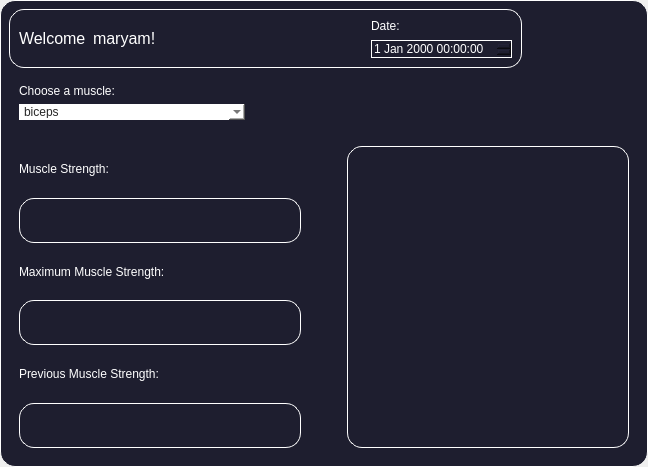
<?xml version="1.0" encoding="UTF-8"?>
<ui version="4.0">
 <class>Infopage</class>
 <widget class="QMainWindow" name="Infopage">
  <property name="geometry">
   <rect>
    <x>0</x>
    <y>0</y>
    <width>648</width>
    <height>467</height>
   </rect>
  </property>
  <property name="windowTitle">
   <string>MainWindow</string>
  </property>
  <widget class="QWidget" name="centralwidget">
   <property name="palette">
    <palette>
     <active>
      <colorrole role="WindowText">
       <brush brushstyle="SolidPattern">
        <color alpha="255">
         <red>255</red>
         <green>255</green>
         <blue>255</blue>
        </color>
       </brush>
      </colorrole>
      <colorrole role="Button">
       <brush brushstyle="SolidPattern">
        <color alpha="255">
         <red>30</red>
         <green>30</green>
         <blue>47</blue>
        </color>
       </brush>
      </colorrole>
      <colorrole role="Text">
       <brush brushstyle="SolidPattern">
        <color alpha="255">
         <red>255</red>
         <green>255</green>
         <blue>255</blue>
        </color>
       </brush>
      </colorrole>
      <colorrole role="ButtonText">
       <brush brushstyle="SolidPattern">
        <color alpha="255">
         <red>255</red>
         <green>255</green>
         <blue>255</blue>
        </color>
       </brush>
      </colorrole>
      <colorrole role="Base">
       <brush brushstyle="SolidPattern">
        <color alpha="255">
         <red>30</red>
         <green>30</green>
         <blue>47</blue>
        </color>
       </brush>
      </colorrole>
      <colorrole role="Window">
       <brush brushstyle="SolidPattern">
        <color alpha="255">
         <red>30</red>
         <green>30</green>
         <blue>47</blue>
        </color>
       </brush>
      </colorrole>
      <colorrole role="PlaceholderText">
       <brush brushstyle="SolidPattern">
        <color alpha="128">
         <red>255</red>
         <green>255</green>
         <blue>255</blue>
        </color>
       </brush>
      </colorrole>
     </active>
     <inactive>
      <colorrole role="WindowText">
       <brush brushstyle="SolidPattern">
        <color alpha="255">
         <red>255</red>
         <green>255</green>
         <blue>255</blue>
        </color>
       </brush>
      </colorrole>
      <colorrole role="Button">
       <brush brushstyle="SolidPattern">
        <color alpha="255">
         <red>30</red>
         <green>30</green>
         <blue>47</blue>
        </color>
       </brush>
      </colorrole>
      <colorrole role="Text">
       <brush brushstyle="SolidPattern">
        <color alpha="255">
         <red>255</red>
         <green>255</green>
         <blue>255</blue>
        </color>
       </brush>
      </colorrole>
      <colorrole role="ButtonText">
       <brush brushstyle="SolidPattern">
        <color alpha="255">
         <red>255</red>
         <green>255</green>
         <blue>255</blue>
        </color>
       </brush>
      </colorrole>
      <colorrole role="Base">
       <brush brushstyle="SolidPattern">
        <color alpha="255">
         <red>30</red>
         <green>30</green>
         <blue>47</blue>
        </color>
       </brush>
      </colorrole>
      <colorrole role="Window">
       <brush brushstyle="SolidPattern">
        <color alpha="255">
         <red>30</red>
         <green>30</green>
         <blue>47</blue>
        </color>
       </brush>
      </colorrole>
      <colorrole role="PlaceholderText">
       <brush brushstyle="SolidPattern">
        <color alpha="128">
         <red>255</red>
         <green>255</green>
         <blue>255</blue>
        </color>
       </brush>
      </colorrole>
     </inactive>
     <disabled>
      <colorrole role="WindowText">
       <brush brushstyle="SolidPattern">
        <color alpha="255">
         <red>255</red>
         <green>255</green>
         <blue>255</blue>
        </color>
       </brush>
      </colorrole>
      <colorrole role="Button">
       <brush brushstyle="SolidPattern">
        <color alpha="255">
         <red>30</red>
         <green>30</green>
         <blue>47</blue>
        </color>
       </brush>
      </colorrole>
      <colorrole role="Text">
       <brush brushstyle="SolidPattern">
        <color alpha="255">
         <red>255</red>
         <green>255</green>
         <blue>255</blue>
        </color>
       </brush>
      </colorrole>
      <colorrole role="ButtonText">
       <brush brushstyle="SolidPattern">
        <color alpha="255">
         <red>255</red>
         <green>255</green>
         <blue>255</blue>
        </color>
       </brush>
      </colorrole>
      <colorrole role="Base">
       <brush brushstyle="SolidPattern">
        <color alpha="255">
         <red>30</red>
         <green>30</green>
         <blue>47</blue>
        </color>
       </brush>
      </colorrole>
      <colorrole role="Window">
       <brush brushstyle="SolidPattern">
        <color alpha="255">
         <red>30</red>
         <green>30</green>
         <blue>47</blue>
        </color>
       </brush>
      </colorrole>
      <colorrole role="PlaceholderText">
       <brush brushstyle="SolidPattern">
        <color alpha="128">
         <red>0</red>
         <green>0</green>
         <blue>0</blue>
        </color>
       </brush>
      </colorrole>
     </disabled>
    </palette>
   </property>
   <property name="styleSheet">
    <string notr="true">background-color: #1e1e2f;
border: 1.2px solid #ffffff;
border-style: outset;
border-radius: 15px;
color:#ffffff;
</string>
   </property>
   <layout class="QGridLayout" name="gridLayout">
    <item row="0" column="0">
     <layout class="QVBoxLayout" name="verticalLayout">
      <item>
       <widget class="QGroupBox" name="welcomebox">
        <property name="sizePolicy">
         <sizepolicy hsizetype="Preferred" vsizetype="Fixed">
          <horstretch>0</horstretch>
          <verstretch>0</verstretch>
         </sizepolicy>
        </property>
        <property name="minimumSize">
         <size>
          <width>500</width>
          <height>131</height>
         </size>
        </property>
        <property name="maximumSize">
         <size>
          <width>16777215</width>
          <height>200</height>
         </size>
        </property>
        <layout class="QHBoxLayout" name="welcome_horizontalLayout">
         <property name="spacing">
          <number>7</number>
         </property>
         <property name="sizeConstraint">
          <enum>QLayout::SetFixedSize</enum>
         </property>
         <item>
          <widget class="QLabel" name="welcome_label">
           <property name="font">
            <font>
             <pointsize>12</pointsize>
            </font>
           </property>
           <property name="styleSheet">
            <string notr="true">border:none;</string>
           </property>
           <property name="text">
            <string>Welcome</string>
           </property>
          </widget>
         </item>
         <item>
          <widget class="QLabel" name="welcome_name_label">
           <property name="font">
            <font>
             <pointsize>12</pointsize>
            </font>
           </property>
           <property name="styleSheet">
            <string notr="true">border:none;</string>
           </property>
           <property name="text">
            <string>maryam!                                               </string>
           </property>
          </widget>
         </item>
         <item>
          <layout class="QVBoxLayout" name="date_verticalLayout">
           <item>
            <widget class="QLabel" name="date_label">
             <property name="styleSheet">
              <string notr="true">border:none;</string>
             </property>
             <property name="text">
              <string>Date:</string>
             </property>
            </widget>
           </item>
           <item>
            <widget class="QDateTimeEdit" name="dateTimeEdit"/>
           </item>
          </layout>
         </item>
        </layout>
       </widget>
      </item>
      <item>
       <widget class="QGroupBox" name="musclebox">
        <property name="sizePolicy">
         <sizepolicy hsizetype="Preferred" vsizetype="Fixed">
          <horstretch>0</horstretch>
          <verstretch>0</verstretch>
         </sizepolicy>
        </property>
        <property name="maximumSize">
         <size>
          <width>16777215</width>
          <height>16777215</height>
         </size>
        </property>
        <property name="styleSheet">
         <string notr="true">border:none;</string>
        </property>
        <layout class="QHBoxLayout" name="horizontalLayout_3">
         <property name="sizeConstraint">
          <enum>QLayout::SetMinimumSize</enum>
         </property>
         <item>
          <layout class="QVBoxLayout" name="muscle_choice_layout">
           <item>
            <widget class="QLabel" name="choose_muscle_label">
             <property name="palette">
              <palette>
               <active>
                <colorrole role="WindowText">
                 <brush brushstyle="SolidPattern">
                  <color alpha="255">
                   <red>255</red>
                   <green>255</green>
                   <blue>255</blue>
                  </color>
                 </brush>
                </colorrole>
                <colorrole role="Button">
                 <brush brushstyle="SolidPattern">
                  <color alpha="255">
                   <red>30</red>
                   <green>30</green>
                   <blue>47</blue>
                  </color>
                 </brush>
                </colorrole>
                <colorrole role="Light">
                 <brush brushstyle="SolidPattern">
                  <color alpha="255">
                   <red>255</red>
                   <green>255</green>
                   <blue>255</blue>
                  </color>
                 </brush>
                </colorrole>
                <colorrole role="Midlight">
                 <brush brushstyle="SolidPattern">
                  <color alpha="255">
                   <red>255</red>
                   <green>255</green>
                   <blue>255</blue>
                  </color>
                 </brush>
                </colorrole>
                <colorrole role="Dark">
                 <brush brushstyle="SolidPattern">
                  <color alpha="255">
                   <red>127</red>
                   <green>127</green>
                   <blue>127</blue>
                  </color>
                 </brush>
                </colorrole>
                <colorrole role="Mid">
                 <brush brushstyle="SolidPattern">
                  <color alpha="255">
                   <red>170</red>
                   <green>170</green>
                   <blue>170</blue>
                  </color>
                 </brush>
                </colorrole>
                <colorrole role="Text">
                 <brush brushstyle="SolidPattern">
                  <color alpha="255">
                   <red>255</red>
                   <green>255</green>
                   <blue>255</blue>
                  </color>
                 </brush>
                </colorrole>
                <colorrole role="BrightText">
                 <brush brushstyle="SolidPattern">
                  <color alpha="255">
                   <red>255</red>
                   <green>255</green>
                   <blue>255</blue>
                  </color>
                 </brush>
                </colorrole>
                <colorrole role="ButtonText">
                 <brush brushstyle="SolidPattern">
                  <color alpha="255">
                   <red>255</red>
                   <green>255</green>
                   <blue>255</blue>
                  </color>
                 </brush>
                </colorrole>
                <colorrole role="Base">
                 <brush brushstyle="SolidPattern">
                  <color alpha="255">
                   <red>30</red>
                   <green>30</green>
                   <blue>47</blue>
                  </color>
                 </brush>
                </colorrole>
                <colorrole role="Window">
                 <brush brushstyle="SolidPattern">
                  <color alpha="255">
                   <red>30</red>
                   <green>30</green>
                   <blue>47</blue>
                  </color>
                 </brush>
                </colorrole>
                <colorrole role="Shadow">
                 <brush brushstyle="SolidPattern">
                  <color alpha="255">
                   <red>0</red>
                   <green>0</green>
                   <blue>0</blue>
                  </color>
                 </brush>
                </colorrole>
                <colorrole role="AlternateBase">
                 <brush brushstyle="SolidPattern">
                  <color alpha="255">
                   <red>255</red>
                   <green>255</green>
                   <blue>255</blue>
                  </color>
                 </brush>
                </colorrole>
                <colorrole role="ToolTipBase">
                 <brush brushstyle="SolidPattern">
                  <color alpha="255">
                   <red>255</red>
                   <green>255</green>
                   <blue>220</blue>
                  </color>
                 </brush>
                </colorrole>
                <colorrole role="ToolTipText">
                 <brush brushstyle="SolidPattern">
                  <color alpha="255">
                   <red>0</red>
                   <green>0</green>
                   <blue>0</blue>
                  </color>
                 </brush>
                </colorrole>
                <colorrole role="PlaceholderText">
                 <brush brushstyle="SolidPattern">
                  <color alpha="128">
                   <red>0</red>
                   <green>0</green>
                   <blue>0</blue>
                  </color>
                 </brush>
                </colorrole>
               </active>
               <inactive>
                <colorrole role="WindowText">
                 <brush brushstyle="SolidPattern">
                  <color alpha="255">
                   <red>255</red>
                   <green>255</green>
                   <blue>255</blue>
                  </color>
                 </brush>
                </colorrole>
                <colorrole role="Button">
                 <brush brushstyle="SolidPattern">
                  <color alpha="255">
                   <red>30</red>
                   <green>30</green>
                   <blue>47</blue>
                  </color>
                 </brush>
                </colorrole>
                <colorrole role="Light">
                 <brush brushstyle="SolidPattern">
                  <color alpha="255">
                   <red>255</red>
                   <green>255</green>
                   <blue>255</blue>
                  </color>
                 </brush>
                </colorrole>
                <colorrole role="Midlight">
                 <brush brushstyle="SolidPattern">
                  <color alpha="255">
                   <red>255</red>
                   <green>255</green>
                   <blue>255</blue>
                  </color>
                 </brush>
                </colorrole>
                <colorrole role="Dark">
                 <brush brushstyle="SolidPattern">
                  <color alpha="255">
                   <red>127</red>
                   <green>127</green>
                   <blue>127</blue>
                  </color>
                 </brush>
                </colorrole>
                <colorrole role="Mid">
                 <brush brushstyle="SolidPattern">
                  <color alpha="255">
                   <red>170</red>
                   <green>170</green>
                   <blue>170</blue>
                  </color>
                 </brush>
                </colorrole>
                <colorrole role="Text">
                 <brush brushstyle="SolidPattern">
                  <color alpha="255">
                   <red>255</red>
                   <green>255</green>
                   <blue>255</blue>
                  </color>
                 </brush>
                </colorrole>
                <colorrole role="BrightText">
                 <brush brushstyle="SolidPattern">
                  <color alpha="255">
                   <red>255</red>
                   <green>255</green>
                   <blue>255</blue>
                  </color>
                 </brush>
                </colorrole>
                <colorrole role="ButtonText">
                 <brush brushstyle="SolidPattern">
                  <color alpha="255">
                   <red>255</red>
                   <green>255</green>
                   <blue>255</blue>
                  </color>
                 </brush>
                </colorrole>
                <colorrole role="Base">
                 <brush brushstyle="SolidPattern">
                  <color alpha="255">
                   <red>30</red>
                   <green>30</green>
                   <blue>47</blue>
                  </color>
                 </brush>
                </colorrole>
                <colorrole role="Window">
                 <brush brushstyle="SolidPattern">
                  <color alpha="255">
                   <red>30</red>
                   <green>30</green>
                   <blue>47</blue>
                  </color>
                 </brush>
                </colorrole>
                <colorrole role="Shadow">
                 <brush brushstyle="SolidPattern">
                  <color alpha="255">
                   <red>0</red>
                   <green>0</green>
                   <blue>0</blue>
                  </color>
                 </brush>
                </colorrole>
                <colorrole role="AlternateBase">
                 <brush brushstyle="SolidPattern">
                  <color alpha="255">
                   <red>255</red>
                   <green>255</green>
                   <blue>255</blue>
                  </color>
                 </brush>
                </colorrole>
                <colorrole role="ToolTipBase">
                 <brush brushstyle="SolidPattern">
                  <color alpha="255">
                   <red>255</red>
                   <green>255</green>
                   <blue>220</blue>
                  </color>
                 </brush>
                </colorrole>
                <colorrole role="ToolTipText">
                 <brush brushstyle="SolidPattern">
                  <color alpha="255">
                   <red>0</red>
                   <green>0</green>
                   <blue>0</blue>
                  </color>
                 </brush>
                </colorrole>
                <colorrole role="PlaceholderText">
                 <brush brushstyle="SolidPattern">
                  <color alpha="128">
                   <red>0</red>
                   <green>0</green>
                   <blue>0</blue>
                  </color>
                 </brush>
                </colorrole>
               </inactive>
               <disabled>
                <colorrole role="WindowText">
                 <brush brushstyle="SolidPattern">
                  <color alpha="255">
                   <red>255</red>
                   <green>255</green>
                   <blue>255</blue>
                  </color>
                 </brush>
                </colorrole>
                <colorrole role="Button">
                 <brush brushstyle="SolidPattern">
                  <color alpha="255">
                   <red>30</red>
                   <green>30</green>
                   <blue>47</blue>
                  </color>
                 </brush>
                </colorrole>
                <colorrole role="Light">
                 <brush brushstyle="SolidPattern">
                  <color alpha="255">
                   <red>255</red>
                   <green>255</green>
                   <blue>255</blue>
                  </color>
                 </brush>
                </colorrole>
                <colorrole role="Midlight">
                 <brush brushstyle="SolidPattern">
                  <color alpha="255">
                   <red>255</red>
                   <green>255</green>
                   <blue>255</blue>
                  </color>
                 </brush>
                </colorrole>
                <colorrole role="Dark">
                 <brush brushstyle="SolidPattern">
                  <color alpha="255">
                   <red>127</red>
                   <green>127</green>
                   <blue>127</blue>
                  </color>
                 </brush>
                </colorrole>
                <colorrole role="Mid">
                 <brush brushstyle="SolidPattern">
                  <color alpha="255">
                   <red>170</red>
                   <green>170</green>
                   <blue>170</blue>
                  </color>
                 </brush>
                </colorrole>
                <colorrole role="Text">
                 <brush brushstyle="SolidPattern">
                  <color alpha="255">
                   <red>255</red>
                   <green>255</green>
                   <blue>255</blue>
                  </color>
                 </brush>
                </colorrole>
                <colorrole role="BrightText">
                 <brush brushstyle="SolidPattern">
                  <color alpha="255">
                   <red>255</red>
                   <green>255</green>
                   <blue>255</blue>
                  </color>
                 </brush>
                </colorrole>
                <colorrole role="ButtonText">
                 <brush brushstyle="SolidPattern">
                  <color alpha="255">
                   <red>255</red>
                   <green>255</green>
                   <blue>255</blue>
                  </color>
                 </brush>
                </colorrole>
                <colorrole role="Base">
                 <brush brushstyle="SolidPattern">
                  <color alpha="255">
                   <red>30</red>
                   <green>30</green>
                   <blue>47</blue>
                  </color>
                 </brush>
                </colorrole>
                <colorrole role="Window">
                 <brush brushstyle="SolidPattern">
                  <color alpha="255">
                   <red>30</red>
                   <green>30</green>
                   <blue>47</blue>
                  </color>
                 </brush>
                </colorrole>
                <colorrole role="Shadow">
                 <brush brushstyle="SolidPattern">
                  <color alpha="255">
                   <red>0</red>
                   <green>0</green>
                   <blue>0</blue>
                  </color>
                 </brush>
                </colorrole>
                <colorrole role="AlternateBase">
                 <brush brushstyle="SolidPattern">
                  <color alpha="255">
                   <red>255</red>
                   <green>255</green>
                   <blue>255</blue>
                  </color>
                 </brush>
                </colorrole>
                <colorrole role="ToolTipBase">
                 <brush brushstyle="SolidPattern">
                  <color alpha="255">
                   <red>255</red>
                   <green>255</green>
                   <blue>220</blue>
                  </color>
                 </brush>
                </colorrole>
                <colorrole role="ToolTipText">
                 <brush brushstyle="SolidPattern">
                  <color alpha="255">
                   <red>0</red>
                   <green>0</green>
                   <blue>0</blue>
                  </color>
                 </brush>
                </colorrole>
                <colorrole role="PlaceholderText">
                 <brush brushstyle="SolidPattern">
                  <color alpha="128">
                   <red>0</red>
                   <green>0</green>
                   <blue>0</blue>
                  </color>
                 </brush>
                </colorrole>
               </disabled>
              </palette>
             </property>
             <property name="styleSheet">
              <string notr="true">border:none;</string>
             </property>
             <property name="text">
              <string>Choose a muscle:</string>
             </property>
            </widget>
           </item>
           <item>
            <layout class="QHBoxLayout" name="horizontalLayout_2">
             <item>
              <widget class="QComboBox" name="muscle_choice_combobox">
               <property name="styleSheet">
                <string notr="true">background-color: rgb(255, 255, 255);
color: rgb(40,40,40);</string>
               </property>
               <item>
                <property name="text">
                 <string>biceps</string>
                </property>
               </item>
               <item>
                <property name="text">
                 <string>Calf</string>
                </property>
               </item>
              </widget>
             </item>
            </layout>
           </item>
          </layout>
         </item>
         <item>
          <spacer name="horizontalSpacer_2">
           <property name="orientation">
            <enum>Qt::Horizontal</enum>
           </property>
           <property name="sizeType">
            <enum>QSizePolicy::Fixed</enum>
           </property>
           <property name="sizeHint" stdset="0">
            <size>
             <width>384</width>
             <height>17</height>
            </size>
           </property>
          </spacer>
         </item>
        </layout>
       </widget>
      </item>
      <item>
       <widget class="QGroupBox" name="databox">
        <property name="styleSheet">
         <string notr="true">border:none;</string>
        </property>
        <layout class="QHBoxLayout" name="horizontalLayout">
         <property name="sizeConstraint">
          <enum>QLayout::SetNoConstraint</enum>
         </property>
         <item>
          <layout class="QVBoxLayout" name="all_muscle_info_layout">
           <item>
            <layout class="QVBoxLayout" name="muscle_strength_info_layout">
             <item>
              <widget class="QLabel" name="muscle_strength_label">
               <property name="styleSheet">
                <string notr="true">border:none;</string>
               </property>
               <property name="text">
                <string>Muscle Strength:</string>
               </property>
              </widget>
             </item>
             <item>
              <widget class="QLabel" name="muscle_strength_value_label">
               <property name="styleSheet">
                <string notr="true">border: 1.2px solid #ffffff;
border-style: outset;
border-radius: 15px;</string>
               </property>
               <property name="frameShape">
                <enum>QFrame::Box</enum>
               </property>
               <property name="text">
                <string/>
               </property>
              </widget>
             </item>
            </layout>
           </item>
           <item>
            <layout class="QVBoxLayout" name="maximum_muscle_strength_info_layout">
             <item>
              <widget class="QLabel" name="maximum_muscle_strength_label">
               <property name="styleSheet">
                <string notr="true">border:none;</string>
               </property>
               <property name="text">
                <string>Maximum Muscle Strength:</string>
               </property>
              </widget>
             </item>
             <item>
              <widget class="QLabel" name="maximum_muscle_strength_value_label">
               <property name="styleSheet">
                <string notr="true">border: 1.2px solid #ffffff;
border-style: outset;
border-radius: 15px;</string>
               </property>
               <property name="frameShape">
                <enum>QFrame::Box</enum>
               </property>
               <property name="text">
                <string/>
               </property>
              </widget>
             </item>
            </layout>
           </item>
           <item>
            <layout class="QVBoxLayout" name="previous_muscle_strength_info_layout">
             <item>
              <widget class="QLabel" name="previous_muscle_strength_label">
               <property name="styleSheet">
                <string notr="true">border:none;</string>
               </property>
               <property name="text">
                <string>Previous Muscle Strength:</string>
               </property>
              </widget>
             </item>
             <item>
              <widget class="QLabel" name="previous_muscle_strength_value_label">
               <property name="styleSheet">
                <string notr="true">border: 1.2px solid #ffffff;
border-style: outset;
border-radius: 15px;</string>
               </property>
               <property name="frameShape">
                <enum>QFrame::Box</enum>
               </property>
               <property name="text">
                <string/>
               </property>
              </widget>
             </item>
            </layout>
           </item>
          </layout>
         </item>
         <item>
          <spacer name="horizontalSpacer">
           <property name="orientation">
            <enum>Qt::Horizontal</enum>
           </property>
           <property name="sizeType">
            <enum>QSizePolicy::Fixed</enum>
           </property>
           <property name="sizeHint" stdset="0">
            <size>
             <width>40</width>
             <height>20</height>
            </size>
           </property>
          </spacer>
         </item>
         <item>
          <widget class="QLabel" name="image_label">
           <property name="styleSheet">
            <string notr="true">border: 1.2px solid #ffffff;
border-style: outset;
border-radius: 15px;</string>
           </property>
           <property name="frameShape">
            <enum>QFrame::Box</enum>
           </property>
           <property name="lineWidth">
            <number>1</number>
           </property>
           <property name="text">
            <string/>
           </property>
           <property name="alignment">
            <set>Qt::AlignCenter</set>
           </property>
          </widget>
         </item>
        </layout>
       </widget>
      </item>
     </layout>
    </item>
   </layout>
  </widget>
 </widget>
 <resources/>
 <connections/>
</ui>
